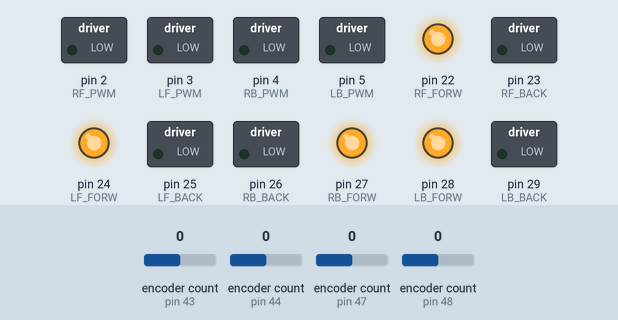
This sketch was run on a simulated Arduino Mega 2560, built with avr-gcc and run on an emulated ATmega2560. On the bench: switched loads named in the sketch (green lamp = pin HIGH), output pins drawn as LEDs (lit = HIGH). The inputs (shaded band) are chosen by the test bench; at power-on: encoder count (sensors on pin 43, pin 44, pin 47, pin 48) 0. The ROS host is connected and sends only what is stated.

Above: at 1.2 s.
1.3 s: encoder count (sensor on pin 43) set to 1
At 1.7 s:
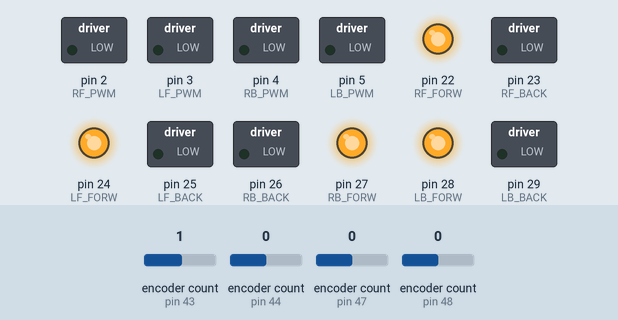
2.8 s: encoder count (sensor on pin 44) set to 1
At 4.0 s:
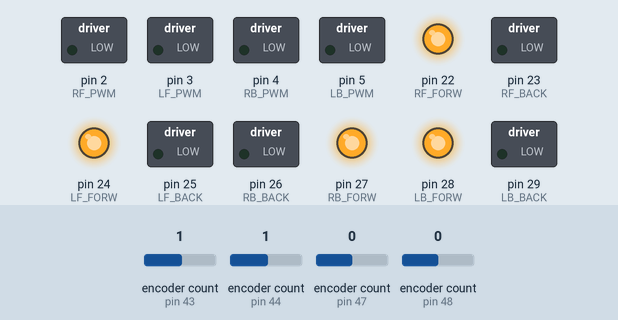
4.3 s: encoder count (sensor on pin 47) set to 1
At 5.5 s:
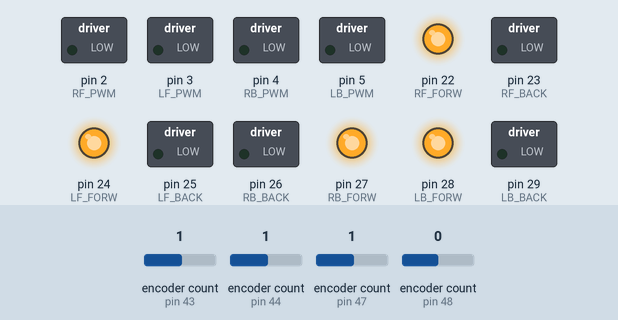
5.8 s: encoder count (sensor on pin 48) set to 1
At 6.8 s:
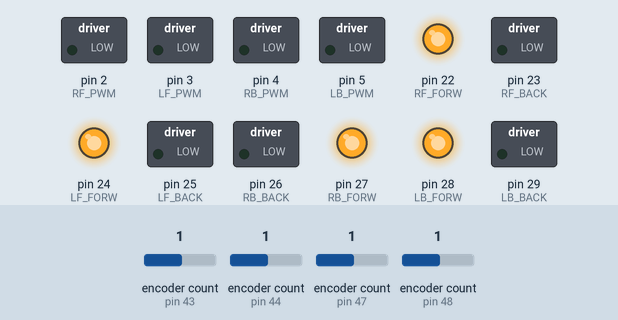
7.3 s: encoder count (sensor on pin 43) set to 0
At 8.2 s:
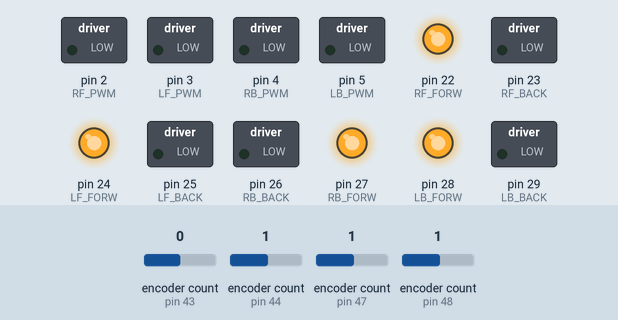
8.8 s: encoder count (sensor on pin 44) set to 0
At 9.7 s:
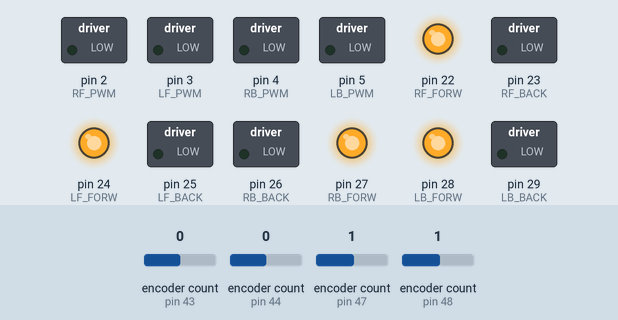
Timing chart, 0 to 11.3 s (numbered marks = the images above; inputs shaded):
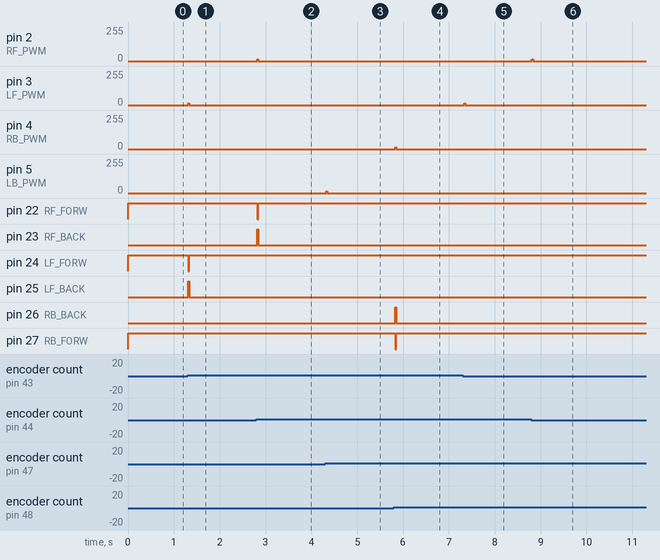

Measured:
- after the input at 1.3 s, pin 3 (LF_PWM): 0/255 → 14/255 at once, → 0/255 0.03 s later; pin 24 (LF_FORW): HIGH → LOW at once, → HIGH 0.03 s later; pin 25 (LF_BACK): LOW → HIGH at once, → LOW 0.03 s later
- after the input at 2.8 s, pin 2 (RF_PWM): 0/255 → 15/255 at once, → 0/255 0.03 s later; pin 22 (RF_FORW): HIGH → LOW at once, → HIGH 0.03 s later; pin 23 (RF_BACK): LOW → HIGH at once, → LOW 0.03 s later
- after the input at 4.3 s, pin 5 (LB_PWM): 0/255 → 14/255 at once, → 0/255 0.03 s later; pin 28 (LB_FORW): HIGH → LOW at once, → HIGH 0.03 s later; pin 29 (LB_BACK): LOW → HIGH at once, → LOW 0.03 s later
- after the input at 5.8 s, pin 4 (RB_PWM): 0/255 → 14/255 at once, → 0/255 0.03 s later; pin 26 (RB_BACK): LOW → HIGH at once, → LOW 0.03 s later; pin 27 (RB_FORW): HIGH → LOW at once, → HIGH 0.03 s later
- after the input at 7.3 s, pin 3 (LF_PWM): 0/255 → 14/255 at once, → 0/255 0.03 s later
- after the input at 8.8 s, pin 2 (RF_PWM): 0/255 → 13/255 at once, → 0/255 0.03 s later

The sketch:

robot_test_pwm.ino
```cpp
#define USE_USBCON  // Include this for Due before ROS
#include <ros.h>
#include <std_msgs/Int32.h>
#include <std_msgs/Float32.h>
#include <Encoder.h>
#include <geometry_msgs/Twist.h>
#include <PID_v1.h>

#include <std_msgs/Int16MultiArray.h>
#include <std_msgs/Int64MultiArray.h>
#include <std_msgs/Float64MultiArray.h>
#include <std_msgs/Float32MultiArray.h>
#include <std_msgs/Int16.h>

// Initialize PID paramaters

double Setpoint_fl, Input_fl, Output_fl;
double Setpoint_fr, Input_fr, Output_fr;
double Setpoint_bl, Input_bl, Output_bl;
double Setpoint_br, Input_br, Output_br;

double aggKp=750, aggKi=2000, aggKd=0;


PID myPID_fl(&Input_fl, &Output_fl, &Setpoint_fl, aggKp, aggKi, aggKd, DIRECT);
PID myPID_fr(&Input_fr, &Output_fr, &Setpoint_fr, aggKp, aggKi, aggKd, DIRECT);
PID myPID_bl(&Input_bl, &Output_bl, &Setpoint_bl, aggKp, aggKi, aggKd, DIRECT);
PID myPID_br(&Input_br, &Output_br, &Setpoint_br, aggKp, aggKi, aggKd, DIRECT);


Encoder encoder_fleft(43, 42);
Encoder encoder_fright(44, 45);
Encoder encoder_bleft(47, 46);
Encoder encoder_bright(48, 49);

const uint8_t LF_PWM = 3;
const uint8_t RF_PWM = 2;
const uint8_t LB_PWM = 5;
const uint8_t RB_PWM = 4;

const uint8_t LF_BACK = 25;
const uint8_t LF_FORW = 24;

const uint8_t RF_BACK = 23;
const uint8_t RF_FORW = 22;

const uint8_t LB_BACK = 29;
const uint8_t LB_FORW = 28;

const uint8_t RB_BACK = 26;
const uint8_t RB_FORW = 27;
bool wtf;

ros::NodeHandle nh;

std_msgs::Int64MultiArray wheel_rpm;
std_msgs::Int64MultiArray enc_ticks;
std_msgs::Float64MultiArray vel_wheels;
std_msgs::Float64MultiArray setpoint;
std_msgs::Float64MultiArray output_pwm;

ros::Publisher set_point_pub("setpoint", &setpoint);
ros::Publisher output_pwm_pub("output_pwm", &output_pwm);
ros::Publisher enc_ticks_pub("encoder_ticks", &enc_ticks);
ros::Publisher vel_pub("velocity_wheels", &vel_wheels);
ros::Publisher wheel_rpm_pub("wheel_rpm", &wheel_rpm);

void onPid_cb(const std_msgs::Int16MultiArray& cmd_msg)
{
    int p = cmd_msg.data[0];
    int i = cmd_msg.data[1];
    int d = cmd_msg.data[2];
    myPID_fl.SetTunings(p, i, d);
    myPID_fr.SetTunings(p, i, d);
    myPID_bl.SetTunings(p, i, d);
    myPID_br.SetTunings(p, i, d);
}


void onTwist(const std_msgs::Float32MultiArray& msg)
{

  float front_left_speed = msg.data[0];
  float front_right_speed = msg.data[1];
  float back_left_speed = msg.data[2];
  float back_right_speed = msg.data[3];
  Setpoint_fl = front_left_speed;
  Setpoint_fr = front_right_speed;
  Setpoint_bl = back_left_speed;
  Setpoint_br = back_right_speed;
  if(Setpoint_fl==0 && Setpoint_fr==0 && Setpoint_bl==0 &&Setpoint_br==0){
    wtf=true;
    }
  else{
    wtf = false;
    }

}


ros::Subscriber<std_msgs::Float32MultiArray> cmd_sub("set_vel", &onTwist);

ros::Subscriber<std_msgs::Int16MultiArray> pid_sub("pid_set", &onPid_cb);

// Move any motor function with speed_pwm value and pin numbers

void Move_motor(int speed_pwm,const uint8_t pwm,const uint8_t forw,const uint8_t back)
{
  if(speed_pwm >= 0)
  {
    digitalWrite(forw, HIGH);
    digitalWrite(back, LOW);
    analogWrite(pwm, abs(speed_pwm));
  }
  else if(speed_pwm < 0)
  {
    digitalWrite(forw, LOW);
    digitalWrite(back, HIGH);
    analogWrite(pwm, abs(speed_pwm));
  }
}


// Initialize pins for forward movement

void setpins()
{
  pinMode(LF_FORW,OUTPUT);
  pinMode(LF_BACK,OUTPUT);
  pinMode(RF_FORW,OUTPUT);
  pinMode(RF_BACK,OUTPUT);
  pinMode(LF_PWM,OUTPUT);
  pinMode(RF_PWM,OUTPUT);
  pinMode(LB_FORW,OUTPUT);
  pinMode(LB_BACK,OUTPUT);
  pinMode(RB_FORW,OUTPUT);
  pinMode(RB_BACK,OUTPUT);
  pinMode(LB_PWM,OUTPUT);
  pinMode(RB_PWM,OUTPUT);
  digitalWrite(LF_FORW, HIGH);
  digitalWrite(LF_BACK, LOW);
  digitalWrite(RF_FORW, HIGH);
  digitalWrite(RF_BACK, LOW);
  digitalWrite(LB_FORW, HIGH);
  digitalWrite(LB_BACK, LOW);
  digitalWrite(RB_FORW, HIGH);
  digitalWrite(RB_BACK, LOW);
}


//void reset Integral error when we stop
void reset_pid_Ki()
{
  myPID_fl.SetMode(MANUAL);
  myPID_fr.SetMode(MANUAL);
  myPID_bl.SetMode(MANUAL);
  myPID_br.SetMode(MANUAL);
  Output_fl=0;
  Output_fr=0;
  Output_bl=0;
  Output_br=0;

  myPID_fl.SetMode(AUTOMATIC);
  myPID_fr.SetMode(AUTOMATIC);
  myPID_bl.SetMode(AUTOMATIC);
  myPID_br.SetMode(AUTOMATIC);


}

void setup() {

  //Serial.begin(9600);
  // 115200 baud rate
  nh.getHardware()->setBaud(115200);

  // Pid setup

  myPID_fl.SetOutputLimits(-150, 150);
  myPID_fr.SetOutputLimits(-150, 150);
  myPID_bl.SetOutputLimits(-150, 150);
  myPID_br.SetOutputLimits(-150, 150);

  myPID_fl.SetMode(AUTOMATIC);
  myPID_fr.SetMode(AUTOMATIC);
  myPID_bl.SetMode(AUTOMATIC);
  myPID_br.SetMode(AUTOMATIC);

  myPID_fl.SetSampleTime(20);
  myPID_fr.SetSampleTime(20);
  myPID_bl.SetSampleTime(20);
  myPID_br.SetSampleTime(20);


  // setup pins and fix encoders
  setpins();

  // ros node setup

  nh.initNode();

  //encoder ticks array initialiazation
  char dim0_label[] = "encoder_ticks";
  enc_ticks.layout.dim = (std_msgs::MultiArrayDimension *) malloc(sizeof(std_msgs::MultiArrayDimension) * 2);
  enc_ticks.layout.dim[0].label = dim0_label;
  enc_ticks.layout.dim[0].size = 4;
  enc_ticks.layout.dim[0].stride = 1*4;
  enc_ticks.data = (long long int *)malloc(sizeof(long long int)*4);
  enc_ticks.layout.dim_length = 0;
  enc_ticks.data_length = 4;

  // vel array initialization
  char dim1_label[] = "velocity_wheels";
  vel_wheels.layout.dim = (std_msgs::MultiArrayDimension *) malloc(sizeof(std_msgs::MultiArrayDimension) * 2);
  vel_wheels.layout.dim[0].label = dim1_label;
  vel_wheels.layout.dim[0].size = 4;
  vel_wheels.layout.dim[0].stride = 1*4;
  vel_wheels.data = (float *)malloc(sizeof(float)*4);
  vel_wheels.layout.dim_length = 0;
  vel_wheels.data_length = 4;

  // setpoint array initialization
  char dim2_label[] = "setpoint";
  setpoint.layout.dim = (std_msgs::MultiArrayDimension *) malloc(sizeof(std_msgs::MultiArrayDimension) * 2);
  setpoint.layout.dim[0].label = dim2_label;
  setpoint.layout.dim[0].size = 4;
  setpoint.layout.dim[0].stride = 1*4;
  setpoint.data = (float *)malloc(sizeof(float)*4);
  setpoint.layout.dim_length = 0;
  setpoint.data_length = 4;

  //output_pwm array initialization
  char dim3_label[] = "output_pwm";
  output_pwm.layout.dim = (std_msgs::MultiArrayDimension *) malloc(sizeof(std_msgs::MultiArrayDimension) * 2);
  output_pwm.layout.dim[0].label = dim3_label;
  output_pwm.layout.dim[0].size = 4;
  output_pwm.layout.dim[0].stride = 1*4;
  output_pwm.data = (float *)malloc(sizeof(float)*4);
  output_pwm.layout.dim_length = 0;
  output_pwm.data_length = 4;

  //rpm array initialiazation
  char dim4_label[] = "wheel_rpm";
  wheel_rpm.layout.dim = (std_msgs::MultiArrayDimension *) malloc(sizeof(std_msgs::MultiArrayDimension) * 2);
  wheel_rpm.layout.dim[0].label = dim4_label;
  wheel_rpm.layout.dim[0].size = 4;
  wheel_rpm.layout.dim[0].stride = 1*4;
  wheel_rpm.data = (long long int *)malloc(sizeof(long long int)*4);
  wheel_rpm.layout.dim_length = 0;
  wheel_rpm.data_length = 4;

  nh.advertise(enc_ticks_pub);
  nh.advertise(wheel_rpm_pub);
  nh.advertise(vel_pub);
  nh.advertise(set_point_pub);
  nh.advertise(output_pwm_pub);
  nh.subscribe(cmd_sub);
  nh.subscribe(pid_sub);

}

unsigned long prev = 0;
long old_ct1=0;
long old_ct2=0;
long old_ct3=0;
long old_ct4=0;

float ticks_per_meter = 7418;

void loop() {

  // count encoder ticks
  long ct1 = encoder_fleft.read();
  long ct2 = encoder_fright.read();
  long ct3 = encoder_bleft.read();
  long ct4 = encoder_bright.read();

  enc_ticks.data[0]=ct1;
  enc_ticks.data[1]=ct2;
  enc_ticks.data[2]=ct3;
  enc_ticks.data[3]=ct4;
  // Publish encoder ticks to calculate odom on Jetson Nano side
  enc_ticks_pub.publish(&enc_ticks);


 // calculate time and current velocity

  unsigned long now = millis();
  Input_fl = (float(ct1 - old_ct1) / ticks_per_meter) / ((now - prev) / 1000.0);
  Input_fr = (float(ct2 - old_ct2) / ticks_per_meter) / ((now - prev) / 1000.0);
  Input_bl = (float(ct3 - old_ct3) / ticks_per_meter) / ((now - prev) / 1000.0);
  Input_br = (float(ct4 - old_ct4) / ticks_per_meter) / ((now - prev) / 1000.0);

  float rpm_fl = ((float(ct1 - old_ct1) / ticks_per_meter) / ((now - prev))) * 60000;
  float rpm_fr = ((float(ct2 - old_ct2) / ticks_per_meter) / ((now - prev))) *60000;
  float rpm_bl = ((float(ct3 - old_ct3) / ticks_per_meter) / ((now - prev))) *60000;
  float rpm_br = ((float(ct4 - old_ct4) / ticks_per_meter) / ((now - prev))) *60000;

  wheel_rpm.data[0] = rpm_fl;
  wheel_rpm.data[1] = rpm_fr;
  wheel_rpm.data[2] = rpm_bl;
  wheel_rpm.data[3] = rpm_br;

  wheel_rpm_pub.publish(&wheel_rpm);

  vel_wheels.data[0] = Input_fl;
  vel_wheels.data[1] = Input_fr;
  vel_wheels.data[2] = Input_bl;
  vel_wheels.data[3] = Input_br;
  vel_pub.publish(&vel_wheels);

  //publishing setpoint value
  setpoint.data[0] = Setpoint_fl;
  setpoint.data[1] = Setpoint_fr;
  setpoint.data[2] = Setpoint_bl;
  setpoint.data[3] = Setpoint_br;

  set_point_pub.publish(&setpoint);


  // Compute  Pid
  myPID_fl.Compute();
  myPID_fr.Compute();
  myPID_bl.Compute();
  myPID_br.Compute();


  if(wtf){
    reset_pid_Ki();
  }

  //Output PWM
  output_pwm.data[0] = Output_fl;
  output_pwm.data[1] = Output_fr;
  output_pwm.data[2] = Output_bl;
  output_pwm.data[3] = Output_br;
  output_pwm_pub.publish(&output_pwm);

  // Move the motors with the output of the pid
  Move_motor(Output_fl,LF_PWM,LF_FORW,LF_BACK);
  Move_motor(Output_fr,RF_PWM,RF_FORW,RF_BACK);
  Move_motor(Output_bl,LB_PWM,LB_FORW,LB_BACK);
  Move_motor(Output_br,RB_PWM,RB_FORW,RB_BACK);

  // spin the ros node

  nh.spinOnce();
  // take the old encoder ticks and time for calculating velocity
  old_ct1 = ct1;
  old_ct2 = ct2;
  old_ct3 = ct3;
  old_ct4 = ct4;

  prev = now;

  delay(25);

}
```
